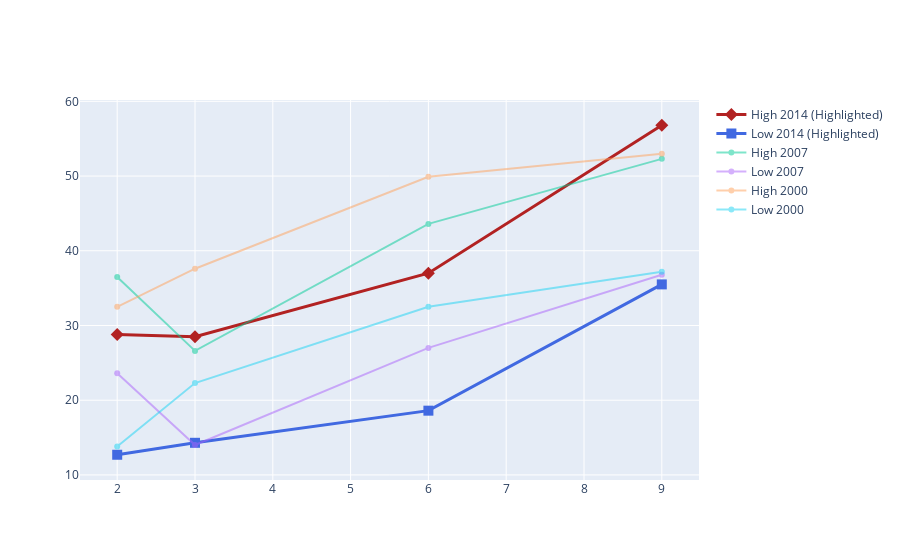

This figure's notebook cell:
### Code cell
import plotly.graph_objects as go

# Add data
highlighted_months = [2, 3, 6, 9]
month = highlighted_months  # Only include highlighted months
high_2000 = [32.5, 37.6, 49.9, 53.0]
low_2000 = [13.8, 22.3, 32.5, 37.2]
high_2007 = [36.5, 26.6, 43.6, 52.3]
low_2007 = [23.6, 14.0, 27.0, 36.8]
high_2014 = [28.8, 28.5, 37.0, 56.8]
low_2014 = [12.7, 14.3, 18.6, 35.5]

fig = go.Figure()

# Create highlighted traces for specific points
fig.add_trace(go.Scatter(
    x=highlighted_months, y=high_2014, name='High 2014 (Highlighted)',
    mode='markers+lines',  # Combine markers and lines for highlighted points
    marker=dict(color='firebrick', size=10, symbol='diamond'),  # Customize marker
    line=dict(color='firebrick', width=3)  # Customize line width
))
fig.add_trace(go.Scatter(
    x=highlighted_months, y=low_2014, name='Low 2014 (Highlighted)',
    mode='markers+lines',
    marker=dict(color='royalblue', size=10, symbol='square'),
    line=dict(color='royalblue', width=3)  # Customize line width
))

# Create regular traces for all points
fig.add_trace(go.Scatter(x=highlighted_months, y=high_2007, name='High 2007', opacity=0.5))  # Reduce opacity for non-highlighted points
fig.add_trace(go.Scatter(x=highlighted_months, y=low_2007, name='Low 2007', opacity=0.5))
fig.add_trace(go.Scatter(x=highlighted_months, y=high_2000, name='High 2000', opacity=0.5))
fig.add_trace(go.Scatter(x=highlighted_months, y=low_2000, name='Low 2000', opacity=0.5))

fig.show()

### Figure 1 — Plotly figure (JSON) as saved in the notebook; plotly's stock layout.template omitted (floating-point values rounded to 4 significant figures)
{"data": [{"line": {"color": "firebrick", "width": 3}, "marker": {"color": "firebrick", "size": 10, "symbol": "diamond"}, "mode": "markers+lines", "name": "High 2014 (Highlighted)", "type": "scatter", "x": [2, 3, 6, 9], "y": [28.8, 28.5, 37, 56.8]}, {"line": {"color": "royalblue", "width": 3}, "marker": {"color": "royalblue", "size": 10, "symbol": "square"}, "mode": "markers+lines", "name": "Low 2014 (Highlighted)", "type": "scatter", "x": [2, 3, 6, 9], "y": [12.7, 14.3, 18.6, 35.5]}, {"name": "High 2007", "opacity": 0.5, "type": "scatter", "x": [2, 3, 6, 9], "y": [36.5, 26.6, 43.6, 52.3]}, {"name": "Low 2007", "opacity": 0.5, "type": "scatter", "x": [2, 3, 6, 9], "y": [23.6, 14, 27, 36.8]}, {"name": "High 2000", "opacity": 0.5, "type": "scatter", "x": [2, 3, 6, 9], "y": [32.5, 37.6, 49.9, 53]}, {"name": "Low 2000", "opacity": 0.5, "type": "scatter", "x": [2, 3, 6, 9], "y": [13.8, 22.3, 32.5, 37.2]}], "layout": {}}
